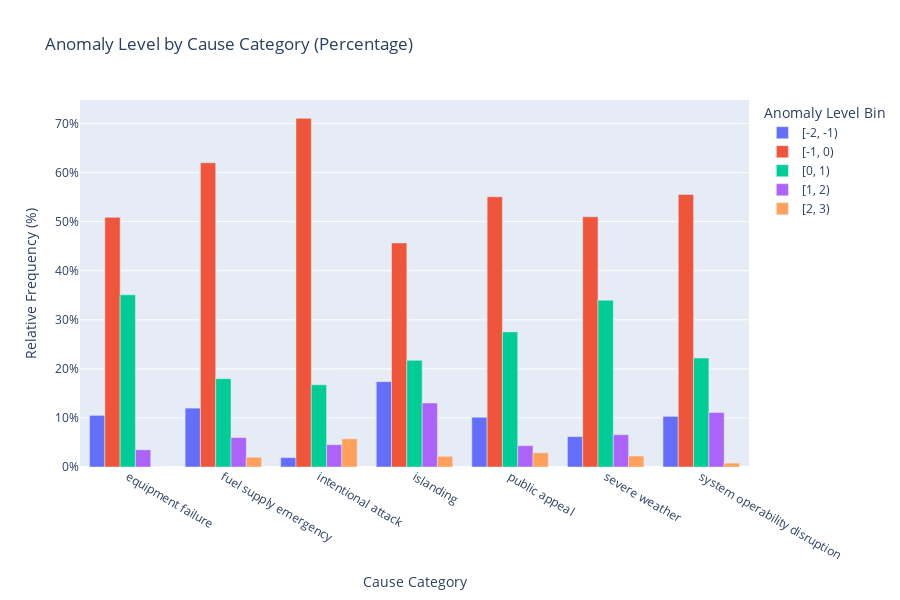

Notebook source saved alongside this figure:
### Code cell
anomaly_level_order = cleaned_outages['ANOMALY.LEVEL'].unique()

# Define the bin edges (for example, from min to max of ANOMALY.LEVEL)
bin_edges = range(int(cleaned_outages['ANOMALY.LEVEL'].astype(float).min()) - 1, 
                  int(cleaned_outages['ANOMALY.LEVEL'].astype(float).max()) + 2)

# Bin the ANOMALY.LEVEL values
cleaned_outages['ANOMALY_BIN'] = pd.cut(cleaned_outages['ANOMALY.LEVEL'].astype(float), bins=bin_edges, right=False)

# Group by 'CAUSE.CATEGORY' and 'ANOMALY_BIN' and count occurrences
grouped = cleaned_outages.groupby(['CAUSE.CATEGORY', 'ANOMALY_BIN']).size().reset_index(name='count')

# Calculate the total count for each cause category
total_counts = grouped.groupby('CAUSE.CATEGORY')['count'].transform('sum')

# Calculate the percentage for each combination
grouped['percentage'] = grouped['count'] / total_counts * 100

# Extract bin labels for display
grouped['ANOMALY_BIN_LABEL'] = grouped['ANOMALY_BIN'].astype(str)

fig = px.bar(
    grouped, 
    x='CAUSE.CATEGORY', 
    y='percentage', 
    color='ANOMALY_BIN_LABEL', 
    barmode='group',
    title='Anomaly Level by Cause Category (Percentage)',
    labels={'ANOMALY_BIN_LABEL': 'Anomaly Level Bin', 'CAUSE.CATEGORY': 'Cause Category', 'percentage': 'Proportion (%)'},
    height=600
)

fig.update_layout(
    xaxis_title='Cause Category', 
    yaxis_title='Relative Frequency (%)', 
    legend_title='Anomaly Level Bin',
    yaxis_ticksuffix='%'
)

### Figure 1 — Plotly figure (JSON) as saved in the notebook; plotly's stock layout.template omitted (floating-point values rounded to 4 significant figures)
{"data": [{"alignmentgroup": "True", "hovertemplate": "Anomaly Level Bin=[-2, -1)<br>Cause Category=%{x}<br>Proportion (%)=%{y}<extra></extra>", "legendgroup": "[-2, -1)", "marker": {"color": "#636efa", "pattern": {"shape": ""}}, "name": "[-2, -1)", "offsetgroup": "[-2, -1)", "orientation": "v", "showlegend": true, "textposition": "auto", "type": "bar", "x": ["equipment failure", "fuel supply emergency", "intentional attack", "islanding", "public appeal", "severe weather", "system operability disruption"], "xaxis": "x", "y": [10.53, 12, 1.914, 17.39, 10.14, 6.192, 10.32], "yaxis": "y"}, {"alignmentgroup": "True", "hovertemplate": "Anomaly Level Bin=[-1, 0)<br>Cause Category=%{x}<br>Proportion (%)=%{y}<extra></extra>", "legendgroup": "[-1, 0)", "marker": {"color": "#EF553B", "pattern": {"shape": ""}}, "name": "[-1, 0)", "offsetgroup": "[-1, 0)", "orientation": "v", "showlegend": true, "textposition": "auto", "type": "bar", "x": ["equipment failure", "fuel supply emergency", "intentional attack", "islanding", "public appeal", "severe weather", "system operability disruption"], "xaxis": "x", "y": [50.88, 62, 71.05, 45.65, 55.07, 50.99, 55.56], "yaxis": "y"}, {"alignmentgroup": "True", "hovertemplate": "Anomaly Level Bin=[0, 1)<br>Cause Category=%{x}<br>Proportion (%)=%{y}<extra></extra>", "legendgroup": "[0, 1)", "marker": {"color": "#00cc96", "pattern": {"shape": ""}}, "name": "[0, 1)", "offsetgroup": "[0, 1)", "orientation": "v", "showlegend": true, "textposition": "auto", "type": "bar", "x": ["equipment failure", "fuel supply emergency", "intentional attack", "islanding", "public appeal", "severe weather", "system operability disruption"], "xaxis": "x", "y": [35.09, 18, 16.75, 21.74, 27.54, 33.99, 22.22], "yaxis": "y"}, {"alignmentgroup": "True", "hovertemplate": "Anomaly Level Bin=[1, 2)<br>Cause Category=%{x}<br>Proportion (%)=%{y}<extra></extra>", "legendgroup": "[1, 2)", "marker": {"color": "#ab63fa", "pattern": {"shape": ""}}, "name": "[1, 2)", "offsetgroup": "[1, 2)", "orientation": "v", "showlegend": true, "textposition": "auto", "type": "bar", "x": ["equipment failure", "fuel supply emergency", "intentional attack", "islanding", "public appeal", "severe weather", "system operability disruption"], "xaxis": "x", "y": [3.509, 6, 4.545, 13.04, 4.348, 6.588, 11.11], "yaxis": "y"}, {"alignmentgroup": "True", "hovertemplate": "Anomaly Level Bin=[2, 3)<br>Cause Category=%{x}<br>Proportion (%)=%{y}<extra></extra>", "legendgroup": "[2, 3)", "marker": {"color": "#FFA15A", "pattern": {"shape": ""}}, "name": "[2, 3)", "offsetgroup": "[2, 3)", "orientation": "v", "showlegend": true, "textposition": "auto", "type": "bar", "x": ["equipment failure", "fuel supply emergency", "intentional attack", "islanding", "public appeal", "severe weather", "system operability disruption"], "xaxis": "x", "y": [0, 2, 5.742, 2.174, 2.899, 2.24, 0.7937], "yaxis": "y"}], "layout": {"barmode": "group", "height": 600, "legend": {"title": {"text": "Anomaly Level Bin"}, "tracegroupgap": 0}, "title": {"text": "Anomaly Level by Cause Category (Percentage)"}, "xaxis": {"anchor": "y", "domain": [0, 1], "title": {"text": "Cause Category"}}, "yaxis": {"anchor": "x", "domain": [0, 1], "ticksuffix": "%", "title": {"text": "Relative Frequency (%)"}}}}
